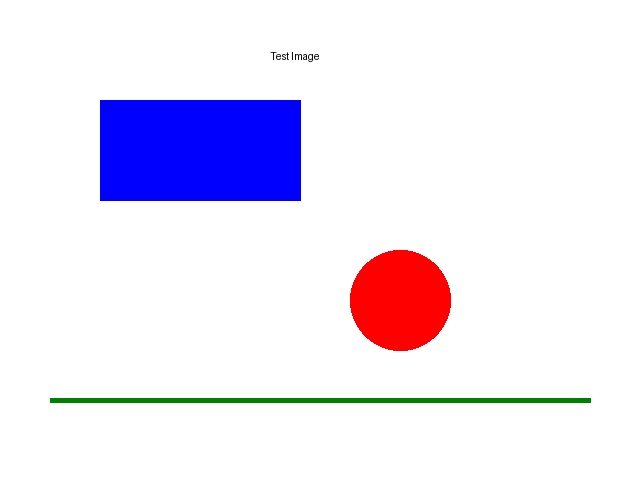
#> input picture tests/data/test_image.jpg, 640 x 480 px
$ python -i performance_metrics.py   (imports and definitions only)   (older library calls are emulated)
#> lines starting #> are read from the running program, lines starting #| are printed output that depends on the picture; after the words box and inside, x2 and y2 are one past the last pixel; in counts of white or black regions, pixels touching at a corner belong together
"""Performance-related metrics module."""

import cv2
import numpy as np
from typing import Dict
import logging

logger = logging.getLogger(__name__)


class PerformanceMetricsCalculator:
    """Calculator for performance-related image metrics."""

    def calculate_metrics(self, image: np.ndarray) -> Dict[str, float]:
        """Calculate performance metrics for an image.

        Args:
            image: Input image array

        Returns:
            Dictionary of performance metrics
        """
        metrics = {}
        try:
            metrics["edge_preservation"] = self._analyze_edge_preservation(image)
            metrics["color_consistency"] = self._analyze_color_consistency(image)
            metrics["local_contrast"] = self._analyze_local_contrast(image)
            metrics["artifact_level"] = self._detect_artifacts(image)
            metrics["dynamic_range"] = self._calculate_dynamic_range(image)
        except Exception as e:
            logger.error(f"Error calculating performance metrics: {e}")
            metrics = {
                "edge_preservation": 0.0,
                "color_consistency": 0.0,
                "local_contrast": 0.0,
                "artifact_level": 0.0,
                "dynamic_range": 0.0,
            }
        return metrics

    def _analyze_edge_preservation(self, image: np.ndarray) -> float:
        """Analyze edge preservation quality."""
        try:
            gray = cv2.cvtColor(image, cv2.COLOR_RGB2GRAY) if len(image.shape) == 3 else image
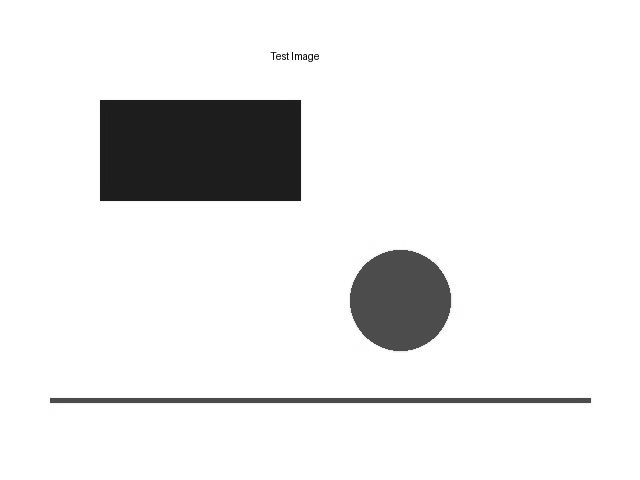
#> gray: shape (480, 640); min 0, max 255, mean 233.6

            # Apply Canny edge detection
            edges = cv2.Canny(gray, 100, 200)
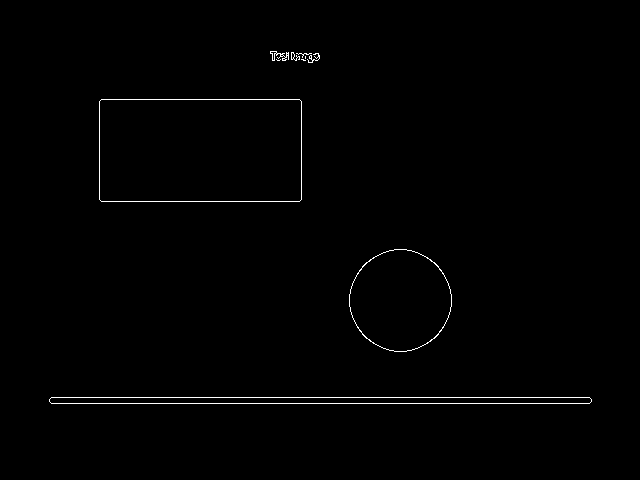
#> edges: shape (480, 640); 0.72% white in thin lines or dots, all inside (x1, y1, x2, y2) = (49, 51, 592, 404)
            edge_density = np.mean(edges > 0)
#> edge_density = 0.00717

            # Apply Sobel operators
            sobelx = cv2.Sobel(gray, cv2.CV_64F, 1, 0, ksize=3)
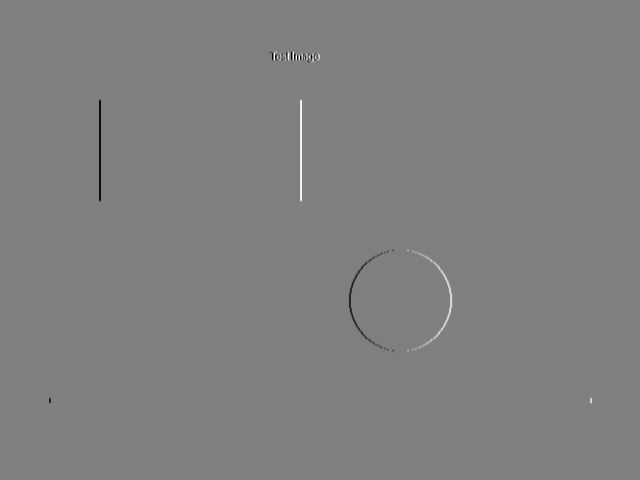
#> sobelx: shape (480, 640) float64; min -989, max 983, mean 0; drawn with min black and max white
            sobely = cv2.Sobel(gray, cv2.CV_64F, 0, 1, ksize=3)
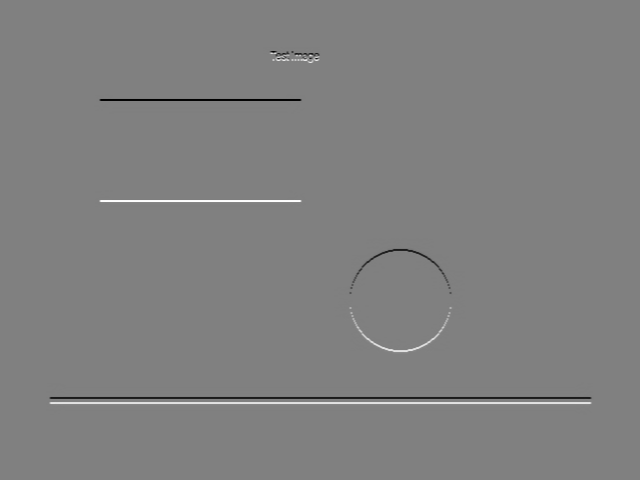
#> sobely: shape (480, 640) float64; min -904, max 895, mean 0; drawn with min black and max white

            # Calculate gradient magnitude
            gradient_magnitude = np.sqrt(sobelx**2 + sobely**2)
            gradient_strength = np.mean(gradient_magnitude)
#> gradient_strength = 10.96

            # Combine metrics
            edge_score = (edge_density + min(1.0, gradient_strength / 100.0)) / 2.0
#> edge_score = 0.0584

            return edge_score
        except Exception as e:
            logger.error(f"Error analyzing edge preservation: {e}")
            return 0.0

    def _analyze_color_consistency(self, image: np.ndarray) -> float:
        """Analyze color consistency."""
        try:
            if len(image.shape) != 3:
                return 0.0

            # Convert to Lab color space
            lab = cv2.cvtColor(image, cv2.COLOR_RGB2LAB)
#> lab: shape (480, 640, 3); mean of channels 0, 1, 2 238.9, 134.8, 123.1

            # Calculate color statistics per channel
            channel_stats = []
            for channel in range(3):
                values = lab[:, :, channel].flatten()
                stats = {
                    "mean": np.mean(values),
                    "std": np.std(values),
                    "range": np.ptp(values),
                }
                channel_stats.append(stats)
#> this loop made 3 passes
#> stats on passes 1 to 3: {'mean': 238.9, 'std': 48.26, 'range': 255}, {'mean': 134.8, 'std': 23.29, 'range': 133}, {'mean': 123.1, 'std': 29.4, 'range': 175}
#> after the loop, channel_stats = 3 items

            # Calculate consistency metrics
            consistency_scores = []

            # Color spread
            spread_score = 1.0 - min(1.0, np.mean([s["std"] for s in channel_stats]) / 50.0)
#> spread_score = 0.327
            consistency_scores.append(spread_score)

            # Color balance
            means = [s["mean"] for s in channel_stats]
#> means = [238.9, 134.8, 123.1]
            balance_score = 1.0 - min(1.0, np.std(means) / 20.0)
#> balance_score = 0
            consistency_scores.append(balance_score)

            # Color range utilization
            range_score = min(1.0, np.mean([s["range"] for s in channel_stats]) / 100.0)
#> range_score = 1
            consistency_scores.append(range_score)

            # Combine scores
            return np.mean(consistency_scores)
        except Exception as e:
            logger.error(f"Error analyzing color consistency: {e}")
            return 0.0

    def _analyze_local_contrast(self, image: np.ndarray) -> float:
        """Analyze local contrast."""
        try:
            gray = cv2.cvtColor(image, cv2.COLOR_RGB2GRAY) if len(image.shape) == 3 else image

            # Calculate local standard deviation
            local_std = cv2.GaussianBlur(gray, (3, 3), 0)
            local_std = cv2.subtract(gray, local_std)
            local_std = np.std(local_std)
#> local_std = 3.92

            # Normalize score
            return min(1.0, local_std / 50.0)
        except Exception as e:
            logger.error(f"Error analyzing local contrast: {e}")
            return 0.0

    def _detect_artifacts(self, image: np.ndarray) -> float:
        """Detect image artifacts."""
        try:
            gray = cv2.cvtColor(image, cv2.COLOR_RGB2GRAY) if len(image.shape) == 3 else gray

            # Apply bilateral filter
            filtered = cv2.bilateralFilter(gray, 9, 75, 75)

            # Calculate difference
            diff = cv2.absdiff(gray, filtered)

            # Calculate artifact score
            artifact_level = np.mean(diff)
#> artifact_level = 0.183

            # Normalize and invert score
            return max(0.0, 1.0 - artifact_level / 30.0)
        except Exception as e:
            logger.error(f"Error detecting artifacts: {e}")
            return 0.0

    def _calculate_dynamic_range(self, image: np.ndarray) -> float:
        """Calculate image dynamic range."""
        try:
            gray = cv2.cvtColor(image, cv2.COLOR_RGB2GRAY) if len(image.shape) == 3 else image

            # Calculate histogram
            hist = cv2.calcHist([gray], [0], None, [256], [0, 256])
#> hist = 256 values, max 267152 at index 255, min 0 at index 1, mean 1200
            hist = hist.flatten() / hist.sum()
#> hist = 256 values, max 0.87 at index 255, min 0 at index 1, mean 0.00391

            # Find non-zero range
            non_zero = np.where(hist > 0.001)[0]
#> non_zero = [29, 30, 75, 76, 77, 243, 247, 249, 251, 252, 253, 254, 255]
            if len(non_zero) < 2:
                return 0.0

            dynamic_range = (non_zero[-1] - non_zero[0]) / 255.0
#> dynamic_range = 0.886

            return dynamic_range
        except Exception as e:
            logger.error(f"Error calculating dynamic range: {e}")
            return 0.0

>>> import cv2
>>> picture = cv2.cvtColor(cv2.imread('../../../tests/data/test_image.jpg'), cv2.COLOR_BGR2RGB)
>>> result = PerformanceMetricsCalculator().calculate_metrics(picture)
#> result = {'edge_preservation': 0.0584, 'color_consistency': 0.442, 'local_contrast': 0.0784, 'artifact_level': 0.994, 'dynamic_range': 0.886}
